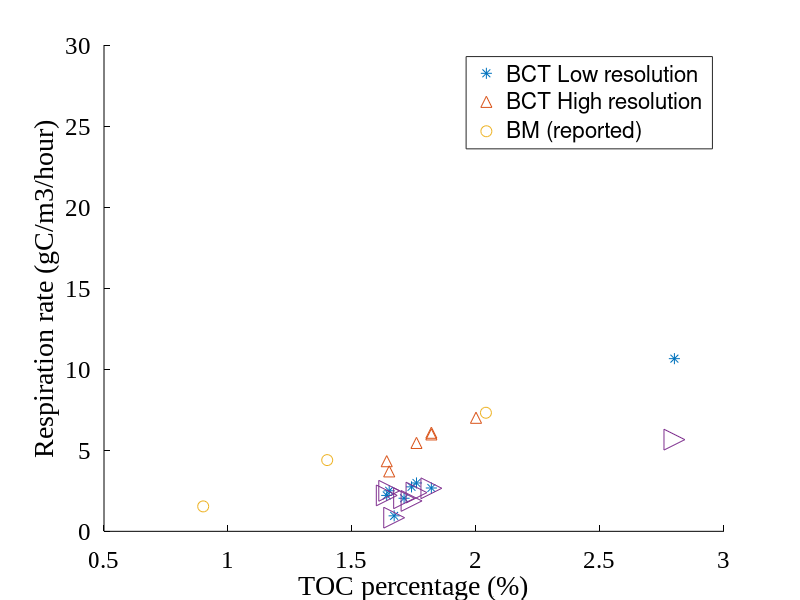

MATLAB code for this plot:
%%
clear;

%%
t=[24 48.5 72.5 96 139.5 186.5];
moisture0=[0.204 0.110 0.086 0.050 0.032 0.037];%
moisture33=[4.193 3.017 2.281 1.916 1.407 1.192];
moisture66=[6.490 7.314 4.350 3.054 2.076 1.741];
moisture100=[3.490 4.005 3.593 2.800 2.093 2.066];

moisture = [0 0.33 0.66 0.99];
top = [0.204 4.193 6.490 3.490];
mid = [0.417 2.301 3.017 1.594];
bottom = [0.549 1.726 1.538 0.824];
TOCpercentage = [2.04 1.4 0.9];
top = top/1e6/2.6/TOCpercentage(1)*100;
mid = mid/1e6/2.6/TOCpercentage(2)*100;
bottom = bottom/1e6/2.6/TOCpercentage(3)*100;

%% 

%[xData, yData] = prepareCurveData( t, moisture66 );
%ft = 'pchipinterp';
%[fitresult, gof] = fit( xData, yData, ft, 'Normalize', 'on' );
%moisture0_1=spcrv([[t(1) t t(end)];[moisture0(1) moisture0 moisture0(end)]],3,1000);
%moisture33_1=spcrv([[t(1) t t(end)];[moisture33(1) moisture33 moisture33(end)]],3,1000);
%moisture66_1=spcrv([[t(1) t t(end)];[moisture66(1) moisture66 moisture66(end)]],3,1000);
%moisture100_1=spcrv([[t(1) t t(end)];[moisture100(1) moisture100 moisture100(end)]],3,1000);

%plot(moisture0_1(1,:),moisture0_1(2,:),'g-','LineWidth',3);hold on;
%plot(moisture33_1(1,:),moisture33_1(2,:),'r-','LineWidth',3);
%plot(fitresult);
%plot(moisture66_1(1,:),moisture66_1(2,:),'k-','LineWidth',3);
%plot(moisture100_1(1,:),moisture100_1(2,:),'b-','LineWidth',3);

% plot(t,moisture0,'g^','MarkerSize',8);hold on;
% plot(t,moisture33,'r^','MarkerSize',8);
% plot(t,moisture66,'k^','MarkerSize',8);
% plot(t,moisture100,'b^','MarkerSize',8);
% % plot(moisture,top,'b^--','MarkerSize',8);hold on;
% % plot(moisture,mid,'r^--','MarkerSize',8);
% % plot(moisture,bottom,'k^--','MarkerSize',8);
% % set(gca,'fontsize',18);
% % set(gca, 'FontName', 'Times New Roman');
% % set(gca,'XColor','k');
% % set(gca,'YColor','k');
% % set(gca,'box','off');
% % % xlim([0 200]);
% % xlabel('Effective saturation, Se (-)');
% % ylabel('Respiration rate (gC/g-TOC/hour)');
% % legend('Shallow depth','Intermediate depth','Deep depth','Location','NorthEast');
%title({'Respiration rate of upper soil';'in different soil moisture'},'FontSize',22,'FontWeight','bold');

%%
% x_real=[1 24, 48.5,72.5, 96, 139.5, 186.5];
% x_test=[0,24,48,72,99,123,147,195,267];
% y_real=cell(1,6);
% y_real{1}=[0 6.490 7.314 4.350 3.054 2.076 1.741];%gC/m3-soil/hour
% y_real{2}=[0 4.193 3.017 2.281 1.916 1.407 1.192];%gC/m3-soil/hour
% y_real{3}=[0 3.017 4.394 2.813 1.661 1.112 1.052];
% y_real{4}=[0 2.301 1.919 1.507 1.052 0.790 0.743];
% y_real{5}=[0 1.538 1.149 0.897 0.509 0.378 0.392];
% y_real{6}=[0 1.726 0.919 0.633 0.342 0.224 0.234];
% 
% y_real{1} = y_real{1}/1e6/2.6/TOCpercentage(1)*100;
% y_real{2} = y_real{2}/1e6/2.6/TOCpercentage(1)*100;
% y_real{3} = y_real{3}/1e6/2.6/TOCpercentage(2)*100;
% y_real{4} = y_real{4}/1e6/2.6/TOCpercentage(2)*100;
% y_real{5} = y_real{5}/1e6/2.6/TOCpercentage(3)*100;
% y_real{6} = y_real{6}/1e6/2.6/TOCpercentage(3)*100;
% 
% for i=1:6
%     plot(x_real,y_real{i},'^--','MarkerSize',8);hold on;
% end
% set(gca,'fontsize',18);
% set(gca, 'FontName', 'Times New Roman');
% set(gca,'XColor','k');
% set(gca,'YColor','k');
% set(gca,'box','off');
% xlabel('Time (hour)');
% ylabel('Respiration rate (gC/g-TOC/hour)');
% legend('Shallow 66% Se','Shallow 33% Se','Intermediate 66% Se','Intermediate 33% Se','Deep 66% Se','Deep 33% Se');

%% Peak respiration rate vs TOC
rate = [10.6517    2.9831    2.6725    2.2153    2.4996    2.7428    2.0395    0.9553];
TOCPercentage = [2.8 1.76 1.82 1.64 1.65 1.74 1.71 1.67];
rate2 = [27.5684    5.4533    6.0821    5.9791    4.3271    3.6983 7.0058];
TOCPercentage2 = [2.8 1.76 1.82 1.82 1.64 1.65, 2];
rate3 = [7.314 4.394 1.538];
TOCPercentage3 = [2.04 1.4 0.9];
rate4 = [5.6555    2.3882    2.6549    2.2153    2.4996    1.8754    2.0395    0.8410];
plot(TOCPercentage,rate,'*','MarkerSize',8); hold on;
plot(TOCPercentage2,rate2,'^','MarkerSize',8);
plot(TOCPercentage3,rate3,'o','MarkerSize',8);
plot(TOCPercentage,rate4,'>','MarkerSize',15);
set(gca,'fontsize',18);
set(gca, 'FontName', 'Times New Roman');
set(gca,'XColor','k');
set(gca,'YColor','k');
set(gca,'box','off');
xlabel('TOC percentage (%)');
ylabel('Respiration rate (gC/m3/hour)');
legend('BCT Low resolution','BCT High resolution','BM (reported)');